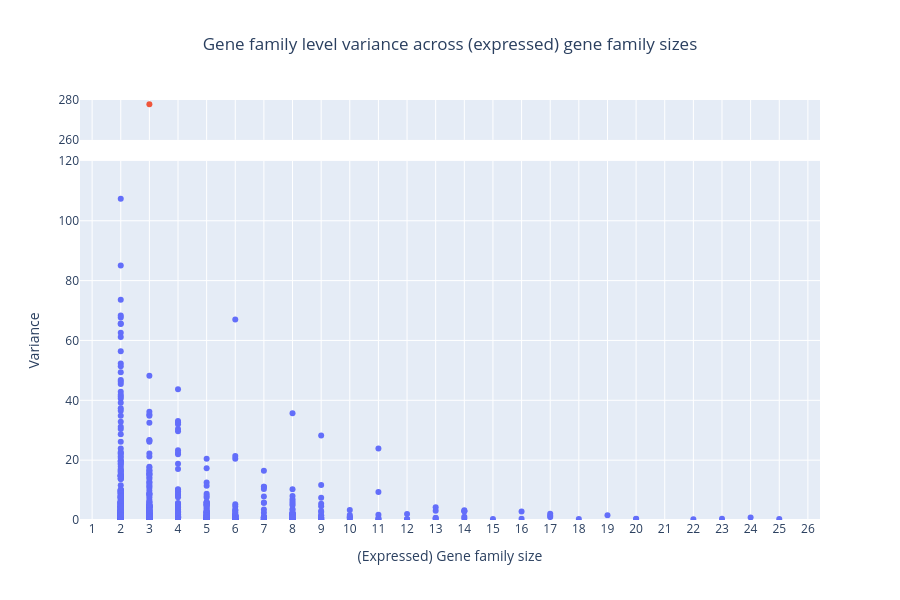

Write notebook code for a chart like this one.
### Markdown cell above
Plot

### Code cell
#this we stil lwant as hog size expressed
#separate the outlier 
low = variance_within_hog[variance_within_hog["variance"] <= 120]
high = variance_within_hog[variance_within_hog["variance"] > 120]

#create two subplots 
fig4 = make_subplots(
    rows=2, cols=1,
    shared_xaxes=True,
    row_heights=[0.1, 0.9],  # small top, big bottom
    vertical_spacing=0.05
)

#Add bottom panel (main plot)
fig4.add_trace(
    go.Scatter(
        x=low["hog_size_expressed"],
        y=low["variance"],
        mode="markers",
        hovertext=low["HOG"],
        name="Variance"
    ),
    row=2, col=1
)

#Add top panel (outlier)
fig4.add_trace(
    go.Scatter(
        x=high["hog_size_expressed"],
        y=high["variance"],
        mode="markers",
        hovertext=high["HOG"],
        name="Outlier"
    ),
    row=1, col=1
)

#set axis rate
fig4.update_yaxes(range=[0,120], row=2, col=1)
fig4.update_yaxes(range=[260,280], 
                  tickmode="array",
                  tickvals=[260,280],
                  row=1, col=1)

fig4.update_layout(
    title=dict(text="Gene family level variance across (expressed) gene family sizes", x=0.5, xanchor="center"),
    height=600,
    showlegend=False,
)
# Set bottom axis titles
fig4.update_xaxes(title_text="(Expressed) Gene family size", row=2, col=1, tickmode="linear", dtick=1)
fig4.update_yaxes(title_text="Variance", row=2, col=1)

#top x axis ticks
fig4.update_xaxes(row=1, col=1, tickmode="linear", dtick=1)
fig4.show()

### Figure 1 — Plotly figure (JSON) as saved in the notebook; plotly's stock layout.template omitted (floating-point values rounded to 4 significant figures; data arrays with more than 128 entries replaced by an {"elided": "..."} marker saying what was removed)
{"data": [{"hovertext": {"elided": "2676 str values"}, "mode": "markers", "name": "Variance", "type": "scatter", "x": {"elided": "2676 int values"}, "xaxis": "x2", "y": {"elided": "2676 float values"}, "yaxis": "y2"}, {"hovertext": ["N0.HOG0000055"], "mode": "markers", "name": "Outlier", "type": "scatter", "x": [3], "xaxis": "x", "y": [277.9], "yaxis": "y"}], "layout": {"height": 600, "showlegend": false, "title": {"text": "Gene family level variance across (expressed) gene family sizes", "x": 0.5, "xanchor": "center"}, "xaxis": {"anchor": "y", "domain": [0, 1], "dtick": 1, "matches": "x2", "showticklabels": false, "tickmode": "linear"}, "xaxis2": {"anchor": "y2", "domain": [0, 1], "dtick": 1, "tickmode": "linear", "title": {"text": "(Expressed) Gene family size"}}, "yaxis": {"anchor": "x", "domain": [0.905, 1], "range": [260, 280], "tickmode": "array", "tickvals": [260, 280]}, "yaxis2": {"anchor": "x2", "domain": [0, 0.855], "range": [0, 120], "title": {"text": "Variance"}}}}
